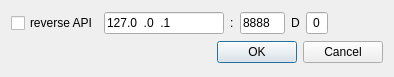
<?xml version="1.0" encoding="UTF-8"?>
<ui version="4.0">
 <class>BasicDeviceSettingsDialog</class>
 <widget class="QDialog" name="BasicDeviceSettingsDialog">
  <property name="geometry">
   <rect>
    <x>0</x>
    <y>0</y>
    <width>394</width>
    <height>77</height>
   </rect>
  </property>
  <property name="font">
   <font>
    <family>Liberation Sans</family>
    <pointsize>9</pointsize>
   </font>
  </property>
  <property name="windowTitle">
   <string>Basic device settings</string>
  </property>
  <layout class="QVBoxLayout" name="verticalLayout">
   <item>
    <layout class="QHBoxLayout" name="reverseAPILayout">
     <item>
      <widget class="QCheckBox" name="reverseAPI">
       <property name="toolTip">
        <string>Synchronize with reverse API </string>
       </property>
       <property name="text">
        <string>reverse API</string>
       </property>
      </widget>
     </item>
     <item>
      <widget class="QLineEdit" name="reverseAPIAddress">
       <property name="minimumSize">
        <size>
         <width>120</width>
         <height>0</height>
        </size>
       </property>
       <property name="toolTip">
        <string>Reverse API address</string>
       </property>
       <property name="inputMask">
        <string>000.000.000.000</string>
       </property>
       <property name="text">
        <string>127.0.0.1</string>
       </property>
      </widget>
     </item>
     <item>
      <widget class="QLabel" name="reverseAPISeparator">
       <property name="text">
        <string>:</string>
       </property>
      </widget>
     </item>
     <item>
      <widget class="QLineEdit" name="reverseAPIPort">
       <property name="minimumSize">
        <size>
         <width>45</width>
         <height>0</height>
        </size>
       </property>
       <property name="maximumSize">
        <size>
         <width>45</width>
         <height>16777215</height>
        </size>
       </property>
       <property name="toolTip">
        <string>Reverse API port</string>
       </property>
       <property name="inputMask">
        <string>00000</string>
       </property>
       <property name="text">
        <string>8888</string>
       </property>
      </widget>
     </item>
     <item>
      <widget class="QLabel" name="reverseAPIDeviceLabel">
       <property name="text">
        <string>D</string>
       </property>
      </widget>
     </item>
     <item>
      <widget class="QLineEdit" name="reverseAPIDeviceIndex">
       <property name="minimumSize">
        <size>
         <width>22</width>
         <height>0</height>
        </size>
       </property>
       <property name="maximumSize">
        <size>
         <width>22</width>
         <height>16777215</height>
        </size>
       </property>
       <property name="toolTip">
        <string>Reverse API destination device index</string>
       </property>
       <property name="inputMask">
        <string>00</string>
       </property>
       <property name="text">
        <string>0</string>
       </property>
       <property name="alignment">
        <set>Qt::AlignRight|Qt::AlignTrailing|Qt::AlignVCenter</set>
       </property>
      </widget>
     </item>
     <item>
      <spacer name="horizontalSpacer_2">
       <property name="orientation">
        <enum>Qt::Horizontal</enum>
       </property>
       <property name="sizeHint" stdset="0">
        <size>
         <width>40</width>
         <height>20</height>
        </size>
       </property>
      </spacer>
     </item>
    </layout>
   </item>
   <item>
    <widget class="QDialogButtonBox" name="buttonBox">
     <property name="orientation">
      <enum>Qt::Horizontal</enum>
     </property>
     <property name="standardButtons">
      <set>QDialogButtonBox::Cancel|QDialogButtonBox::Ok</set>
     </property>
    </widget>
   </item>
  </layout>
 </widget>
 <resources/>
 <connections>
  <connection>
   <sender>buttonBox</sender>
   <signal>accepted()</signal>
   <receiver>BasicDeviceSettingsDialog</receiver>
   <slot>accept()</slot>
   <hints>
    <hint type="sourcelabel">
     <x>248</x>
     <y>254</y>
    </hint>
    <hint type="destinationlabel">
     <x>157</x>
     <y>274</y>
    </hint>
   </hints>
  </connection>
  <connection>
   <sender>buttonBox</sender>
   <signal>rejected()</signal>
   <receiver>BasicDeviceSettingsDialog</receiver>
   <slot>reject()</slot>
   <hints>
    <hint type="sourcelabel">
     <x>316</x>
     <y>260</y>
    </hint>
    <hint type="destinationlabel">
     <x>286</x>
     <y>274</y>
    </hint>
   </hints>
  </connection>
 </connections>
</ui>
